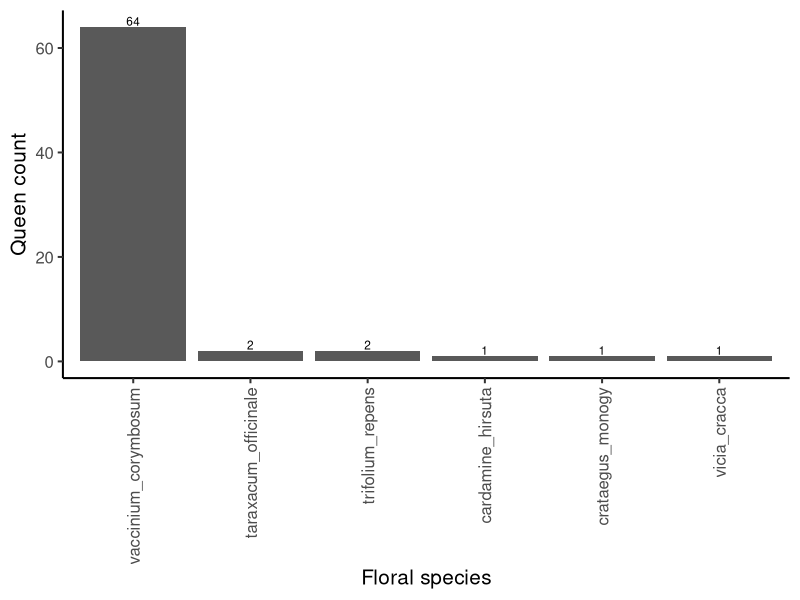
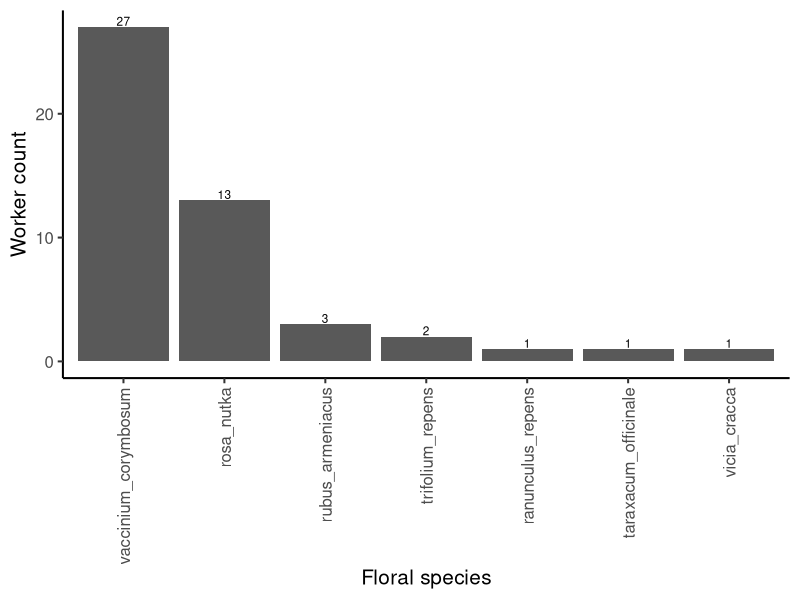
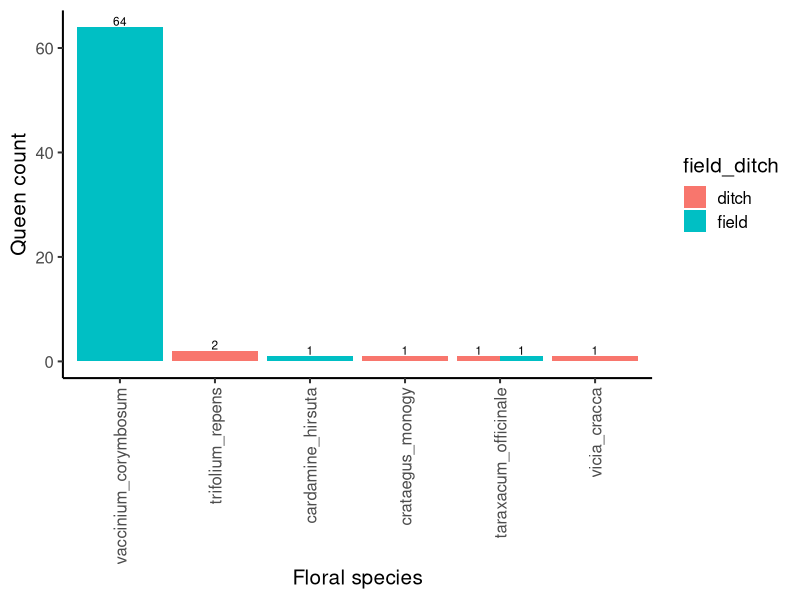
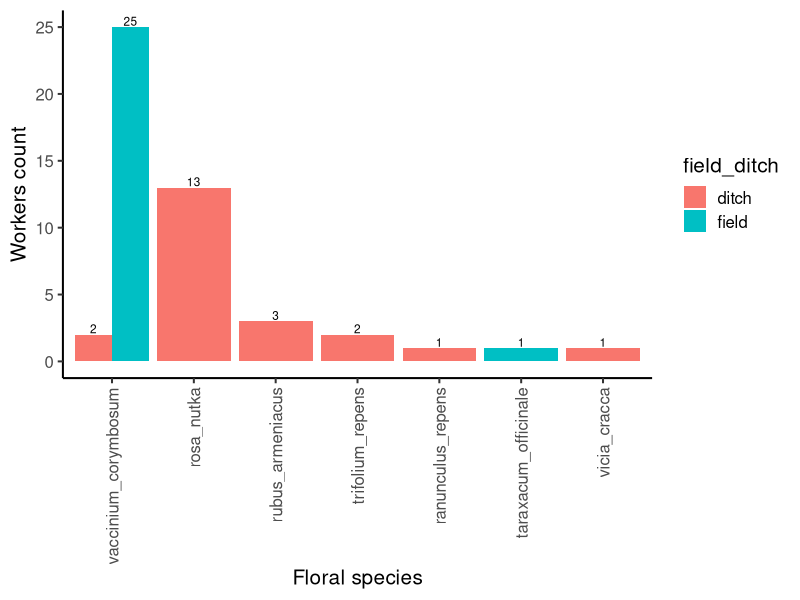
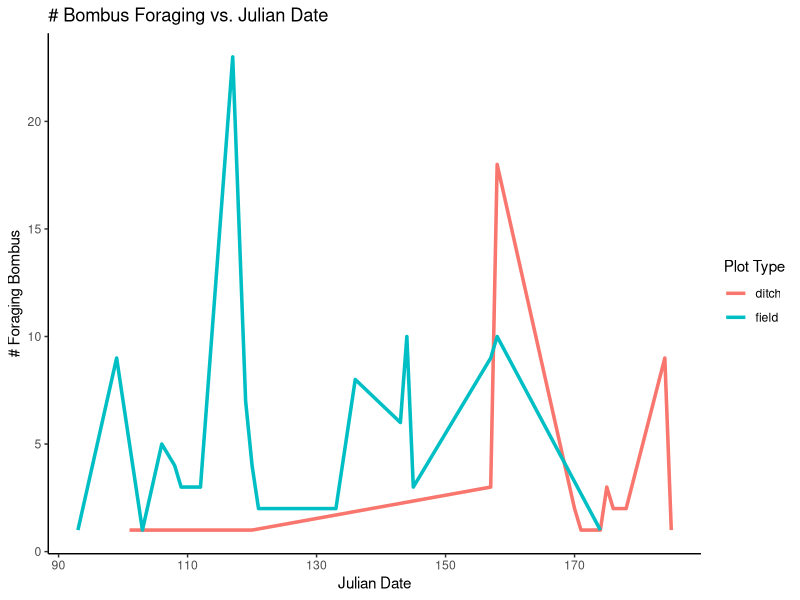
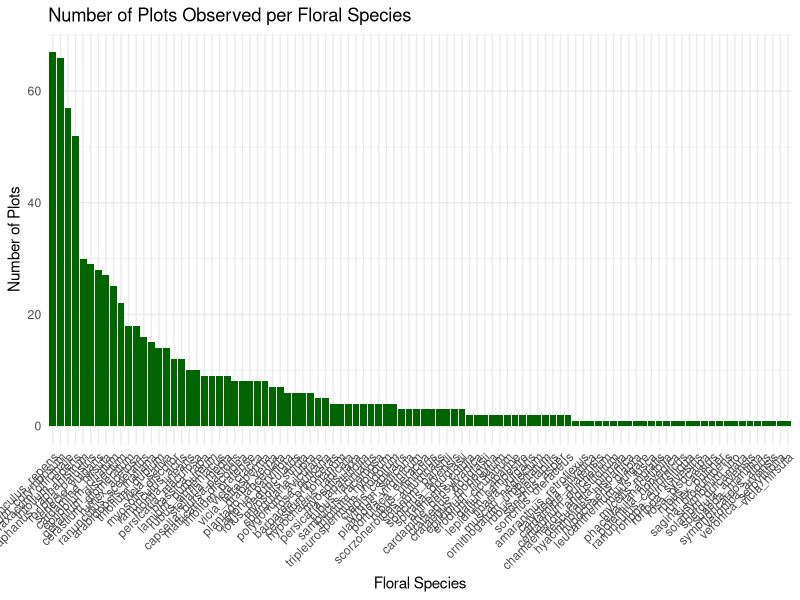

Reproduce these figures in R, in order.
## ---- chunk 1
knitr::opts_chunk$set(echo = TRUE)
knitr::opts_knit$set(root.dir = "~/Library/CloudStorage/OneDrive-UBC/MSc/12_analysis/rodent-bee-blueberry")
## ---- chunk 2
#load packages
library(ggplot2) #for plots
library(dplyr) #for working with dataframes
library(tidyr) #for working with datasets
library(lme4) #for mixed effects models
library(ggpubr) #for adding significance asterisks to graph
library(stringr)
library(lubridate)

#read in data
data <- read.csv("06_cleandata/combined_plot_data.csv")
rodent <- read.csv("06_cleandata/rodent_clean.csv")

#change character columns to factors
data <- data %>%
   mutate(
     site_id = as.factor(site_id),
     round = as.factor(round),
     plot_id = as.factor(plot_id),
     bee_date = as.Date(bee_date),
     area = as.factor(area))

#add column for ditch vs field
##in overall data
data <- data %>%
  mutate(field_ditch = case_when(
    str_detect(plot_id, "p1|p2") ~ "field",
    str_detect(plot_id, "d") ~ "ditch",
    TRUE ~ NA_character_
  ))

##in rodent data
rodent <- rodent %>%
  mutate(field_ditch = case_when(
    str_detect(plot_id, "p1|p2") ~ "field",
    str_detect(plot_id, "d") ~ "ditch",
    TRUE ~ NA_character_
  ))
## ---- chunk 3
bee <- read.csv("06_cleandata/bee_clean.csv")
##add ditch vs field column
bee <- bee %>%
  mutate(field_ditch = case_when(
    str_detect(plot_id, "p1|p2") ~ "field",
    str_detect(plot_id, "d") ~ "ditch",
    TRUE ~ NA_character_
  ))
queens <- bee %>%
  filter(caste == "q", flower_species != "" & !is.na(flower_species))
workers <- bee %>%
  filter(caste == "w", flower_species != "" & !is.na(flower_species))
## ---- chunk 4
queens %>%
  count(flower_species, name = "count") %>%
  mutate(flower_species = reorder(flower_species, -count)) %>%
  ggplot(aes(flower_species, count)) +
  geom_bar(stat = "identity") +
  geom_text(aes(label = count), vjust = -0.15, size = 3) +
  theme_classic(base_size = 15) +
  xlab("Floral species") +
  ylab("Queen count") +
  theme(axis.text.x = element_text(angle = 90, vjust = 0.5, hjust = 1))
## ---- chunk 5
workers %>%
  count(flower_species, name = "count") %>%
  mutate(flower_species = reorder(flower_species, -count)) %>%
  ggplot(aes(flower_species, count)) +
  geom_bar(stat = "identity") +
  geom_text(aes(label = count), vjust = -0.15, size = 3) +
  theme_classic(base_size = 15) +
  xlab("Floral species") +
  ylab("Worker count") +
  theme(axis.text.x = element_text(angle = 90, vjust = 0.5, hjust = 1))
## ---- chunk 6
queens %>%
  count(flower_species, field_ditch, name = "count") %>%
  mutate(flower_species = reorder(flower_species, -count)) %>%
  ggplot(aes(flower_species, count, fill = field_ditch)) +
  geom_bar(stat = "identity", position = "dodge") +
  geom_text(aes(label = count), 
            position = position_dodge(width = 0.9),
            vjust = -0.15, 
            size = 3) +
  theme_classic(base_size = 15) +
  xlab("Floral species") +
  ylab("Queen count") +
  theme(axis.text.x = element_text(angle = 90, vjust = 0.5, hjust = 1))
## ---- chunk 7
workers %>%
  count(flower_species, field_ditch, name = "count") %>%
  mutate(flower_species = reorder(flower_species, -count)) %>%
  ggplot(aes(flower_species, count, fill = field_ditch)) +
  geom_bar(stat = "identity", position = "dodge") +
  geom_text(aes(label = count), 
            position = position_dodge(width = 0.9),
            vjust = -0.15, 
            size = 3) +
  theme_classic(base_size = 15) +
  xlab("Floral species") +
  ylab("Workers count") +
  theme(axis.text.x = element_text(angle = 90, vjust = 0.5, hjust = 1))
## ---- chunk 8
#load data
floral <- read.csv("06_cleandata/floral_clean.csv")
##add ditch vs field column
floral <- floral %>%
  mutate(field_ditch = case_when(
    str_detect(plot_id, "p1|p2") ~ "field",
    str_detect(plot_id, "d") ~ "ditch",
    TRUE ~ NA_character_
  ))
## ---- chunk 9
#add column for julian date
bee$julian.date <- yday(bee$date)

# Step 1: Filter and summarize data
foraging_summary <- bee %>%
  filter(behaviour == "foraging") %>%
  count(julian.date, field_ditch, name = "n_foraging")

# Step 2: Plot
ggplot(foraging_summary, aes(x = julian.date, y = n_foraging, color = field_ditch)) +
  geom_line(size = 1.2) +
  labs(
    title = "# Bombus Foraging vs. Julian Date",
    x = "Julian Date",
    y = "# Foraging Bombus",
    color = "Plot Type"
  ) +
  theme_classic()
## ---- chunk 10
species_plot_counts <- floral %>%
  count(flower_species, name = "num_plots") %>%
  arrange(desc(num_plots))

# Step 3: Plot
ggplot(species_plot_counts, aes(x = reorder(flower_species, -num_plots), y = num_plots)) +
  geom_bar(stat = "identity", fill = "darkgreen") +
  labs(title = "Number of Plots Observed per Floral Species",
       x = "Floral Species",
       y = "Number of Plots") +
  theme_minimal() +
  theme(axis.text.x = element_text(angle = 45, hjust = 1))
